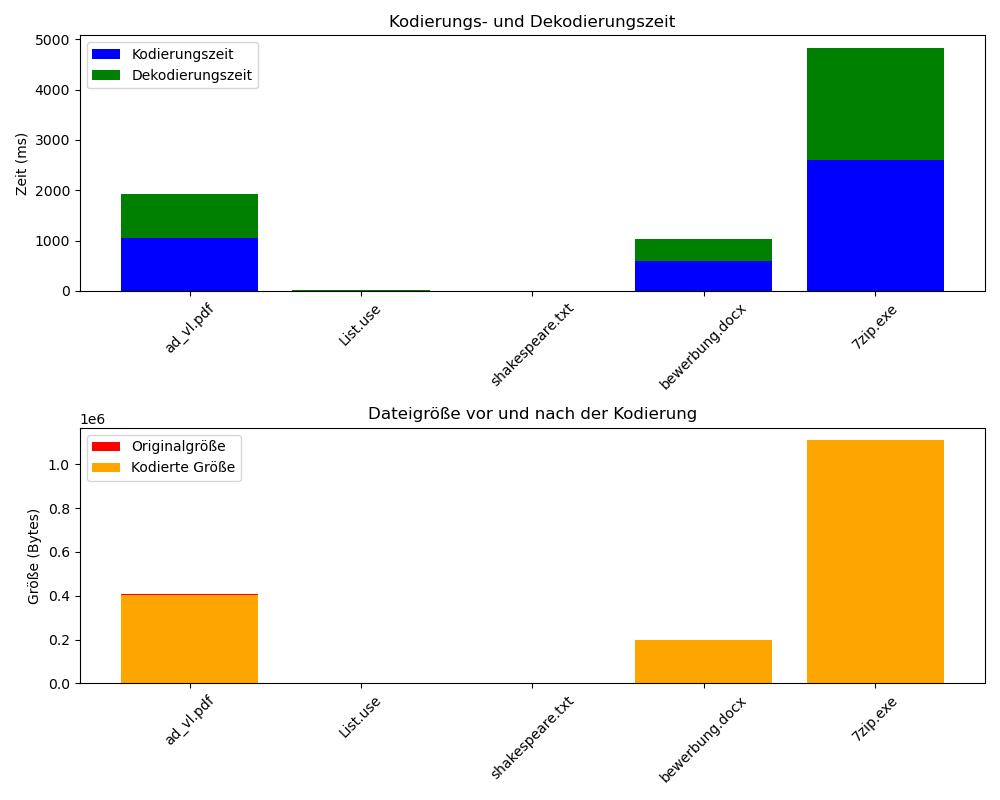

Source code (Python):
import pandas as pd
import matplotlib.pyplot as plt

# Daten als Dictionary
df = pd.read_csv("huffman_performance.csv")

# Gesamtdiagramm erstellen und speichern
fig, ax = plt.subplots(2, 1, figsize=(10, 8))

# Kodierungs- und Dekodierungszeit
ax[0].bar(df['Dateiname'], df['Kodierungszeit (ms)'], color='blue', label='Kodierungszeit')
ax[0].bar(df['Dateiname'], df['Dekodierungszeit (ms)'], bottom=df['Kodierungszeit (ms)'], color='green', label='Dekodierungszeit')
ax[0].set_ylabel('Zeit (ms)')
ax[0].set_title('Kodierungs- und Dekodierungszeit')
ax[0].tick_params(axis='x', rotation=45)
ax[0].legend()

# Dateigrößenänderung
ax[1].bar(df['Dateiname'], df['Originalgröße (Bytes)'], color='red', label='Originalgröße')
ax[1].bar(df['Dateiname'], df['Kodierte Größe (Bytes)'], color='orange', label='Kodierte Größe')
ax[1].set_ylabel('Größe (Bytes)')
ax[1].set_title('Dateigröße vor und nach der Kodierung')
ax[1].tick_params(axis='x', rotation=45)
ax[1].legend()

plt.tight_layout()

# Speichern des Gesamtdiagramms
plt.savefig('huffman_performance.png')

# Erstellen und Speichern eines Diagramms nur für List.use und shakespeare.txt
df_filtered = df[df['Dateiname'].isin(['List.use', 'shakespeare.txt'])]

fig, ax = plt.subplots(2, 1, figsize=(10, 6))

# Kodierungs- und Dekodierungszeit für gefilterte Daten
ax[0].bar(df_filtered['Dateiname'], df_filtered['Kodierungszeit (ms)'], color='blue', label='Kodierungszeit')
ax[0].bar(df_filtered['Dateiname'], df_filtered['Dekodierungszeit (ms)'], bottom=df_filtered['Kodierungszeit (ms)'], color='green', label='Dekodierungszeit')
ax[0].set_ylabel('Zeit (ms)')
ax[0].set_title('Kodierungs- und Dekodierungszeit (gefiltert)')
ax[0].legend()

# Dateigrößenänderung für gefilterte Daten
ax[1].bar(df_filtered['Dateiname'], df_filtered['Originalgröße (Bytes)'], color='red', label='Originalgröße')
ax[1].bar(df_filtered['Dateiname'], df_filtered['Kodierte Größe (Bytes)'], color='orange', label='Kodierte Größe')
ax[1].set_ylabel('Größe (Bytes)')
ax[1].set_title('Dateigröße vor und nach der Kodierung (gefiltert)')
ax[1].legend()

plt.tight_layout()

# Speichern des gefilterten Diagramms
plt.savefig('huffman_performance_gefiltert.png')
